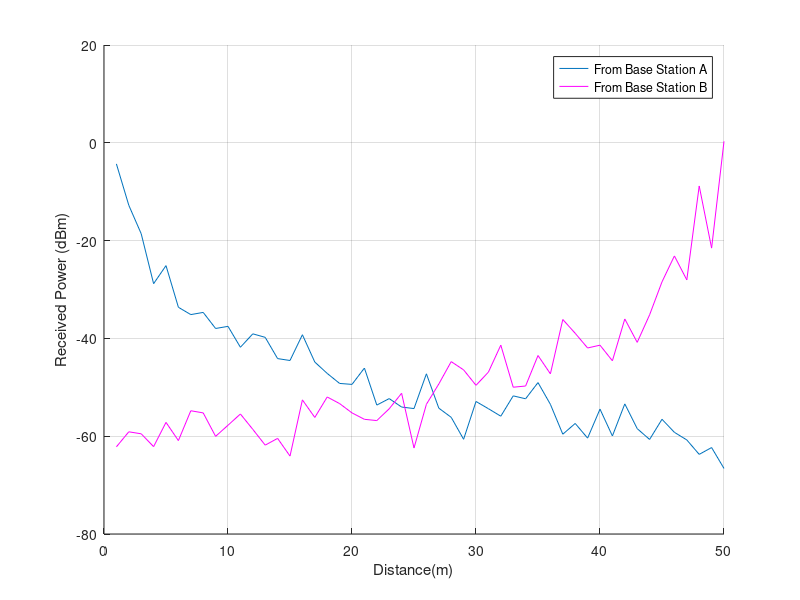

Write the MATLAB code that produced this figure.
% Simulation for HATA model
clc;
clear all;
hte=50; %height of transmitting base station antenna in meters
(200/150/100)
hre=3; %height of receiving antenna of mobile station in meters
sdA=3; %standard deviation of noise for Base station A
sdB=5; %standard deviation of noise for Base station B
noiseA=sdA*randn(1,500);
noiseB=sdB*randn(1,500);
disp('uplink freq=635/835/1235 MHz')
disp('downlink freq=680/880/1280 MHz')
fc=input('Put the uplink/downlink frequency (MHz): ')
for d=1:50
     % path loss calculation Between Mobile & Base station A
     LA(d)=(69.55+26.6*log10(fc))-(13.82*log10(hte))-((1.11*log10(fc)- 0.7)*(10)+(1.56*log10(fc)-0.8))+((44.9-6.55*log10(hte))*log10(d));
     %path loss calculation Between Mobile & Base station B
     LB(d)=(69.55+26.6*log10(fc))-(13.82*log10(hte))-((1.11*log10(fc)- 0.7)*(10)+(1.56*log10(fc)-0.8))+((44.9-6.55*log10(hte))*log10(51-(d)));
     % path loss calculation for free space model
     LF(d)=32.4+20*log10(fc)+20*log10(d);
     % Received power at A without noise
     SrA(d)=60-LA(d);
     % Received power at B without noise
     SrB(d)=60-LB(d);
     % Received power at A with Gaussian noise sd=3
     PrA(d)=60-LA(d)+noiseA(d) ;
     % Received power at B with Gaussian noise sd=5
     PrB(d)=60-LB(d)+noiseB(d);

end
figure(1)
grid on
xlabel('Distance(m)');
ylabel('Received Power (dBm)');
hold on;
plot (PrA);
hold on
plot (PrB,'m');
hold on
legend('From Base Station A','From Base Station B');